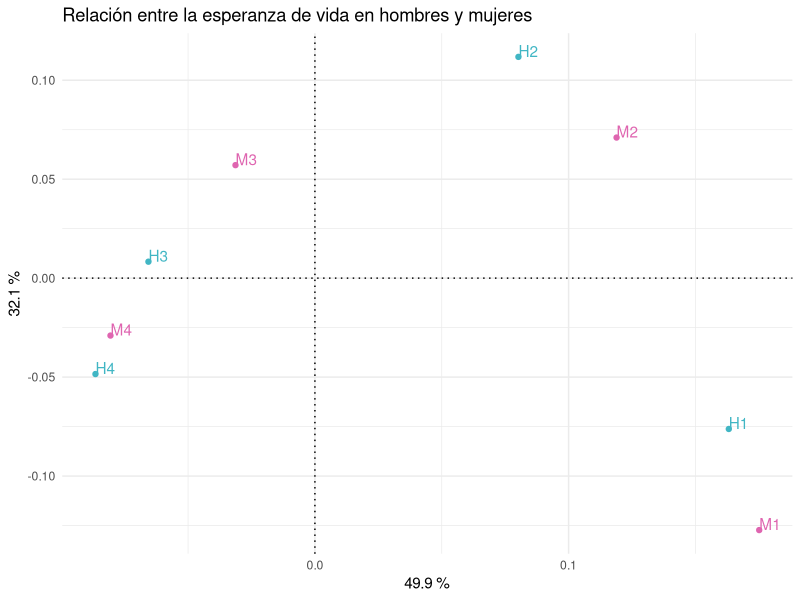
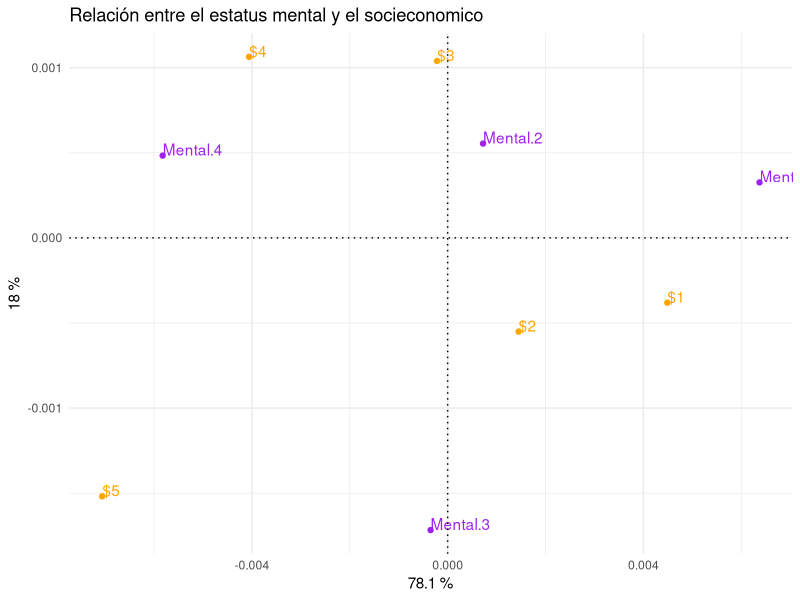
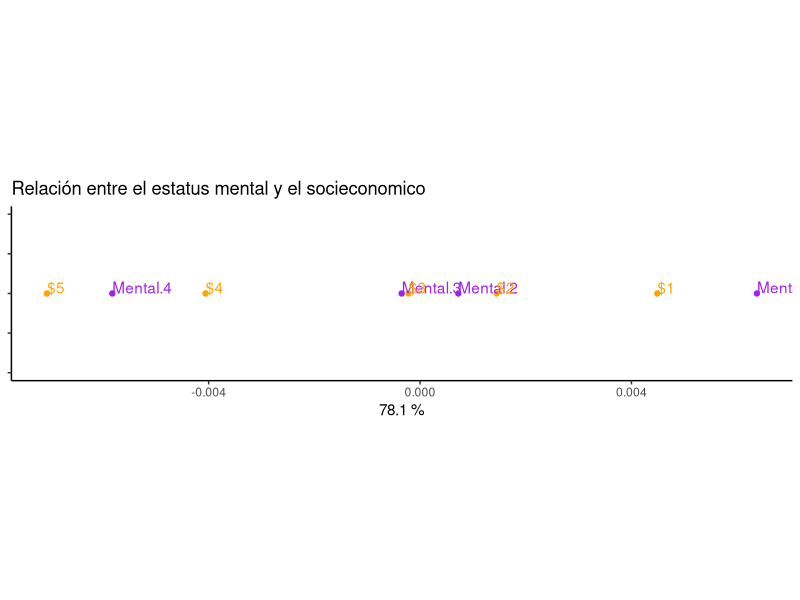

The R script that drew these images, in order:
## ---- chunk 1
knitr::opts_chunk$set(echo = TRUE)
## ---- chunk 2
#La parte aburrida pero necesaria: recolectar los datos, una tabla feliz
M1 <- matrix( c(10, 0, 0,0,
                7, 12, 0, 0,
                0, 5, 15, 0,
                0, 0, 23, 19) , byrow = TRUE, ncol = 4)
#asignamos nombres a las col. y reg, de la tabla feliz
row.names(M1) <- paste0(rep('M',4), 1:4)
colnames(M1) <- paste0(rep('H',4), 1:4)
#Por unica ocación hagamos el calculo explicito: sigo el texto de Jhnson porque
#su deducción me parece más relacionada al tema de analisis de correspondencia 
# y menos 'parecido' a PCA
sum.c <- apply(M1, 2,  sum)
sum.r <- apply(M1, 1,  sum)
D.c <- diag(sum.c)
D.r <- diag(sum.r)
############## calculo de raices de matrices simetricas
D.c.eigen <- eigen(D.c) 
D.c.sqrt <- D.c.eigen$vectors %*% diag((D.c.eigen$values)**(-.5)) %*%
  t(D.c.eigen$vectors)
D.r.eigen <- eigen(D.r) 
D.r.sqrt <- D.r.eigen$vectors %*% diag((D.r.eigen$values)**(-.5)) %*%
  t(D.r.eigen$vectors)
#>>verificamos el calculo 
  #D.r.sqrt%*%D.r.sqrt %*% D.r - diag(4)
  #D.c.sqrt%*%D.c.sqrt %*% D.c - diag(4)
#############  
n <- sum(M1) #numero de observaciones en la muestra
i <- length(sum.r)
j <- length(sum.c)
F <- M1 # matriz sin escalar 
feliz <- D.r.sqrt%*%(F   )%*% D.c.sqrt# la matriz que permitira
                              #proyectar con la unidad como solucion trivial
feliz.svd <- svd(feliz) 
#proyeccion de filas y columnas 
filas.proyec <- D.r.sqrt%*%feliz.svd$u%*%diag(feliz.svd$d)
columnas.proyec <- D.c.sqrt%*%feliz.svd$v%*%diag(feliz.svd$d)
  #nos quedamos con las soluciones no triviales
filas <- filas.proyec[,-1]
columnas <- columnas.proyec[,-1]
  #la inercia de la tabla proyectada en dos dimenciones:
D.1 <- feliz.svd$d[2]/sum(feliz.svd$d[-1])
D.2 <- feliz.svd$d[3]/sum(feliz.svd$d[-1])
inercia <- sum(feliz.svd$d[2:length(feliz.svd$d)]) *n
valor.critico <- qchisq(1-.95, i*j)  
library(ggplot2)
df.1 <- as.data.frame(filas[, 1:2])
df.1$nombre <- row.names(M1)
df.1$tipo <- 'fila'
df.2 <- as.data.frame(columnas[, 1:2])
df.2$nombre <- colnames(M1)
df.2$tipo <- 'columna'
df <- rbind(df.1, df.2)
ggplot(data = df, aes(x=V1, y = V2)) +geom_point(aes(colour=tipo)) +
  geom_text(aes(label=nombre, colour = tipo),hjust=0, vjust=0) +
  ggtitle('Relación entre la esperanza de vida en hombres y mujeres') +  
   theme_minimal() + theme(legend.position='none')+
  ylab(paste0(as.character(round(D.2*100,1)), " %")) + 
  xlab(paste0(as.character(round(D.1*100,1)), " %")) +
  scale_color_manual(values =c('#41B6C4', '#DF65B0')) +
  geom_vline(xintercept=0, linetype="dotted") +
  geom_hline(yintercept=0, linetype="dotted")
####el test 
ifelse(inercia > valor.critico, 'Se rechaza H0', "se acepta H0")
#verificamos
#chisq.test(F)
#library(ca)
#corres <- ca(F, nd = 2, suprow = NA, supcol = NA,
   #          subsetrow = NA, subsetcol = NA)
#plot(corres)

## ---- chunk 3
#es un copy paste del codigo del chunck anterior
M1 <- matrix( c(121, 57, 72, 36, 21,
                188, 105, 141, 97, 71, 
                112, 65, 77, 54, 54, 
                86, 60, 94, 78, 71) , byrow = TRUE, ncol = 5)
#asignamos nombres a las col. y reg, de la tabla feliz
row.names(M1) <- paste0(rep('Mental.',4), 1:4)
colnames(M1) <- paste0(rep('$',5), 1:5)
#Por unica ocación hagamos el calculo explicito: sigo el texto de Jhnson porque
#su deducción me parece más relacionada al tema de analisis de correspondencia 
# y menos 'parecido' a PCA
sum.c <- apply(M1, 2,  sum)
sum.r <- apply(M1, 1,  sum)
D.c <- diag(sum.c)
D.r <- diag(sum.r)
############## calculo de raices de matrices simetricas
D.c.eigen <- eigen(D.c) 
D.c.sqrt <- D.c.eigen$vectors %*% diag((D.c.eigen$values)**(-.5)) %*%
  t(D.c.eigen$vectors)
D.r.eigen <- eigen(D.r) 
D.r.sqrt <- D.r.eigen$vectors %*% diag((D.r.eigen$values)**(-.5)) %*%
  t(D.r.eigen$vectors)
n <- sum(M1) #numero de observaciones en la muestra
i <- length(sum.r)
j <- length(sum.c)
F <- M1 # matriz sin escalar 
feliz <- D.r.sqrt%*%(F   )%*% D.c.sqrt# la matriz que permitira
                              #proyectar con la unidad como solucion trivial
feliz.svd <- svd(feliz) 
#proyeccion de filas y columnas 
filas.proyec <- D.r.sqrt%*%feliz.svd$u%*%diag(feliz.svd$d)
columnas.proyec <- D.c.sqrt%*%feliz.svd$v%*%diag(feliz.svd$d)
  #nos quedamos con las soluciones no triviales
filas <- filas.proyec[,-1]
columnas <- columnas.proyec[,-1]
  #la inercia de la tabla proyectada en dos dimenciones:
D.1 <- feliz.svd$d[2]/sum(feliz.svd$d[-1])
D.2 <- feliz.svd$d[3]/sum(feliz.svd$d[-1])
inercia <- sum(feliz.svd$d[2:length(feliz.svd$d)]) *n
valor.critico <- qchisq(1-.95, i*j)  
library(ggplot2)
df.1 <- as.data.frame(filas[, 1:2])
df.1$nombre <- row.names(M1)
df.1$tipo <- 'fila'
df.2 <- as.data.frame(columnas[, 1:2])
df.2$nombre <- colnames(M1)
df.2$tipo <- 'columna'
df <- rbind(df.1, df.2)
p1 <- ggplot(data = df, aes(x=V1, y = V2)) +geom_point(aes(colour=tipo)) +
  geom_text(aes(label=nombre, colour = tipo),hjust=0, vjust=0) +
  ggtitle('Relación entre el estatus mental y el socieconomico') +  
   theme_minimal() + theme(legend.position='none')+
  ylab(paste0(as.character(round(D.2*100,1)), " %")) + 
  xlab(paste0(as.character(round(D.1*100,1)), " %")) +
  scale_color_manual(values =c('orange', 'purple')) +
   geom_vline(xintercept=0, linetype="dotted") +
  geom_hline(yintercept=0, linetype="dotted")
p1
####el test 
ifelse(inercia > valor.critico, 'Se rechaza H0', "se acepta H0")
#library(ca)
#verificamos
#chisq.test(F)
#corres <- ca(F/n, nd = 2, suprow = NA, supcol = NA,
 #            subsetrow = NA, subsetcol = NA)
#plot(corres)
## ---- chunk 4
library(ggplot2)
df.1 <- data.frame(V1 = filas[, 1])
df.1$nombre <- row.names(M1)
df.1$tipo <- 'fila'
df.2 <- data.frame(V1 = columnas[, 1])
df.2$nombre <- colnames(M1)
df.2$tipo <- 'columna'
df <- rbind(df.1, df.2)
df$V2 <- 0
p1 <- ggplot(data = df, aes(x=V1, y = V2)) +geom_point(aes(colour=tipo)) +
  geom_text(aes(label=nombre, colour = tipo),hjust=0, vjust=0) +
  ggtitle('Relación entre el estatus mental y el socieconomico') +  
  theme_classic() + theme(legend.position='none', axis.title.y=element_blank(),
                          axis.text.y=element_blank())+
  xlab(paste0(as.character(round(D.1*100,1)), " %")) +
  scale_color_manual(values =c('orange', 'purple')) + ylim(c(-.001,.001)) +ylab('') 
p1 + coord_fixed(ratio = 1.5)
## ---- chunk 5
p <- 2
q <- 2
library(expm)#packages con funciones de matrices
S11 <- matrix( c(1, .505, .505, 1), byrow = TRUE, ncol = p  )
S12 <- matrix( c(.569, .602, .422, .467), byrow = TRUE, ncol = q  )
S22 <- matrix( c(1, .926, .926, 1 ), byrow = TRUE, ncol = q  )
#me voy por la segura sacar los valores propios más grandes 
W <- ( sqrtm(solve(S22)) %*% t(S12) %*% solve(S11) %*% S12%*%sqrtm(solve(S22))  )
prop <- eigen(W)
valores <- prop$values
correlaciones.canonicas <- valores**.5
i <- 1
var_expl <- sum(prop$values[i])/sum(prop$values) #cuantos se requeirem -> i 
#var_expl #var acumulada deL PRIMER PAR canonico
f <- prop$vectors #los f_i
V <- ( sqrtm(solve(S22))%*%f )#coeficientes del segundo grupo POR COLUMNAS
#################checar a mano tener solo combinaciones lineales '+'
###solo por didactica (y porque es facil) obtengamos los e_i de la manera larga
W <- ( sqrtm(solve(S11)) %*% (S12) %*% solve(S22) %*% t(S12)%*%sqrtm(solve(S11))  )
prop <- eigen(W)
e <- prop$vectors
U <- sqrtm(solve(S11)) %*%e  #por columnas 
#################checar a mano tener solo combinaciones lineales '+'
U <- -U
########################################
###### Correlaciones del los pares canonicos con el primer conjunto de variables 
######NOTA: NOTAR EL TRASPUESTO => los resultados se leen por reglon 
#t(U)%*% S11
### correlaciones de los pares canonicos con el segundo conjunto 
#t(V)%*% S22
########### correlaciones del primer componente de los pares con el perimer grupo 
#t(U)%*%S12
#########correlciones de la segunda componente canonica con el segundo grupo de variables
#t(V)%*%t(S12)
####################aPROXIMACIONES usando ambos pares
#sum(correlaciones.canonicas) #no podemos esperar mucho 
A <- t(U) #para unificar notacion 
A <- solve(A)
B <- t(V)
B <- solve(B)
i <- 1:2 #pares canonicos a usar
S11.aprox <-  S11 - (A[,i] %*% t(A[, i])) 
S22.aprox <-  S22 - (B[,i] %*% t(B[, i])) 
S12.aprox <-  S12 - (correlaciones.canonicas[i]* (A[,i] %*% t(B[, i]))) #con la primera, ATENCION CON EL INDICE DE correlacion del par acnonico
propo.S11 <- sum(diag(S11 -S11.aprox))/sum(diag(S11))
propo.S22 <- sum(diag(S11 -S22.aprox))/sum(diag(S22))
n <- 45 ##supongamos un tamanio de muestra
estadistico <- -n*log(prod(1-correlaciones.canonicas[i]**2))
valor.critico <- pchisq(1-.05, p*q)
#ifelse(estadistico > valor.critico, 'Rechaza H0', 'No se rechaza H0')
## ---- chunk 6
(A[,i] %*% t(A[, i]))
## ---- chunk 7
(B[,i] %*% t(B[, i]))
